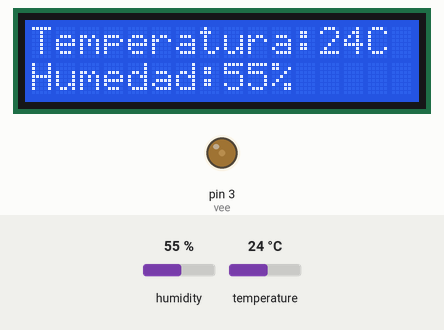
Simulated run of this sketch. Board: Arduino Uno, built with avr-gcc and run on an emulated ATmega328P. Shown: 16×2 character LCD, output pins drawn as LEDs (lit = HIGH). The test bench sets the inputs (shaded band); at power-on: humidity 55 %, temperature 24 °C.

Above: at 1.2 s.
1.3 s: humidity set to 22 %
At 3.1 s:
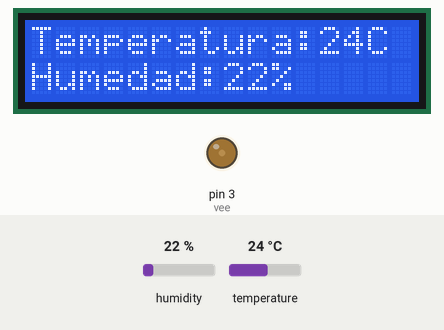
4.0 s: temperature set to 12 °C
At 4.5 s:
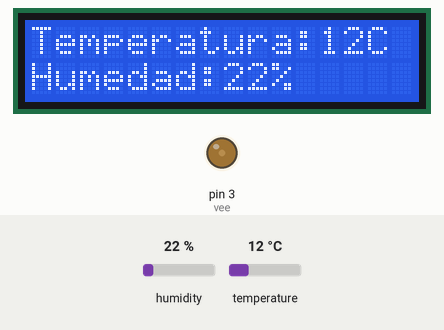
6.7 s: humidity set to 40 %
At 8.5 s:
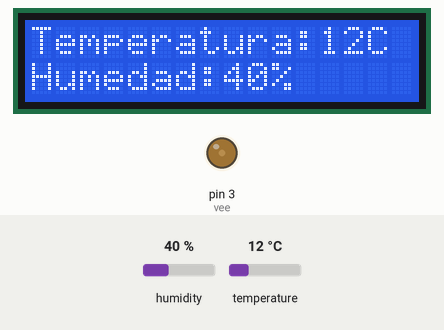
9.7 s: temperature set to 19 °C
At 11.2 s:
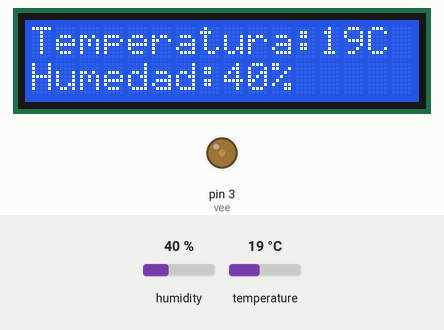
Timing chart, 0 to 12.7 s (numbered marks = the images above; inputs shaded):
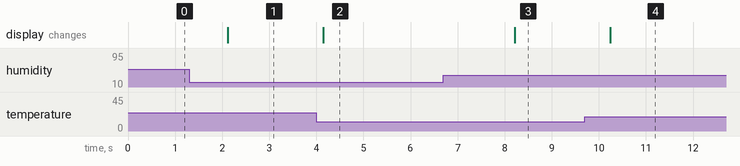

The sketch:

sensor2HumTemp.ino
```cpp
#include <LiquidCrystal.h> // Para la pantalla LCD
#include <DHT.h> // Para el sensor DHT11


const int sensor= 2;
int vee= 3; // Pin de alimentación
int rs=4;   //Pines de control
int esig= 5;
int d4= 6;  //Bus de datos bidireccional
int d5= 7;
int d6= 8;
int d7= 9;
int temprat;
int humedad;

DHT dht (sensor, DHT11);
LiquidCrystal lcd(rs, esig, d4, d5, d6, d7);

void setup() {
  dht.begin();
  lcd.begin (16,2);
  analogWrite(vee,50);
}

void loop() {

  int humedad= dht.readHumidity();
  int temprat= dht.readTemperature();

  if (isnan(humedad) || isnan(temprat)) {
      lcd.print("Revisar la  conexión");
      return;
   }
  else
   {
    lcd.clear();
    lcd.setCursor(0,0);
    lcd.print("Temperatura:");
    lcd.print(temprat);
    lcd.print("C");
    lcd.setCursor(0,1);
    lcd.print("Humedad:");
    lcd.print(humedad);
    lcd.print("%");
   }

  delay(2000);

}
```

Measured:
- after the input at 1.3 s, the display: changes after 0.82 s (image 1)
- after the input at 4.0 s, the display: changes after 0.15 s (image 2)
- after the input at 6.7 s, the display: changes after 1.5 s (image 3)
- after the input at 9.7 s, the display: changes after 0.54 s (image 4)
